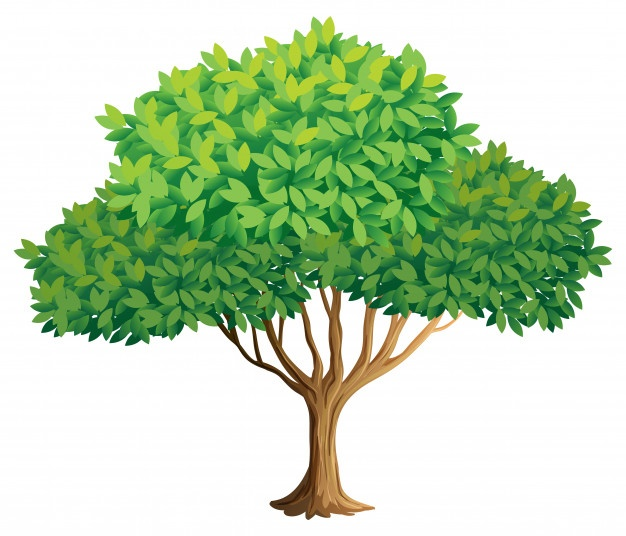
#> input picture arbol.jpg, 626 x 536 px
$ python Ejercicio8_HUGO_SOSA.py
#> lines starting #> are read from the running program, lines starting #| are printed output that depends on the picture
## EJERCICIO 8
## HUGO SOSA
## LU 205/07.

import matplotlib.pyplot as plt
import numpy as np
from numpy import linalg as npl
import imageio as img
from tqdm import tqdm

A = np.array([[1,2,3],[4,5,6]])
def recons_svd(A):
    U,s,V = npl.svd(A)
    S = np.zeros((A.shape[0], A.shape[1]))
    S[:len(s), :len(s)] = np.diag(s)
    A_ = np.dot(U,np.dot(S,V))
    return(A_)

A_=recons_svd(A)
print(np.mean(A_-A))

image = img.imread('arbol.jpg',format='jpg')
#> image is the input picture: shape (536, 626, 3); mean R, G, B 188.6, 212.6, 177.8
def a_grises(image,r,g):
#> called with r = 0.333, g = 0.333
    R = image[:,:,0] # Matriz de rojos
    G = image[:,:,1] # Matriz de grises
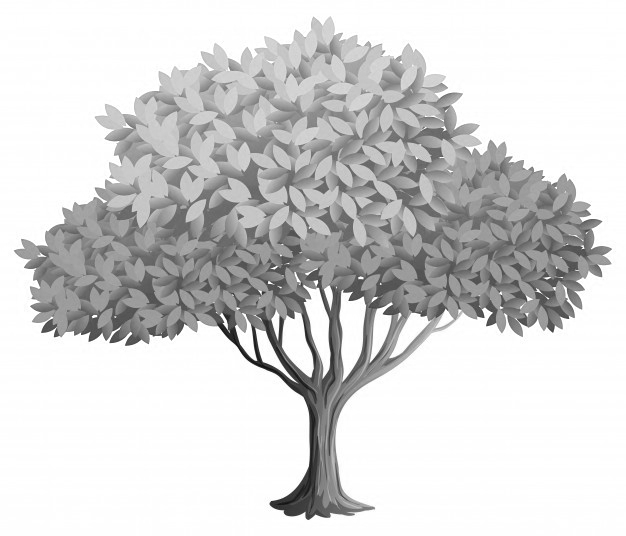
#> G: shape (536, 626); min 15, max 255, mean 212.6
    B = image[:,:,2] # Matriz de azules
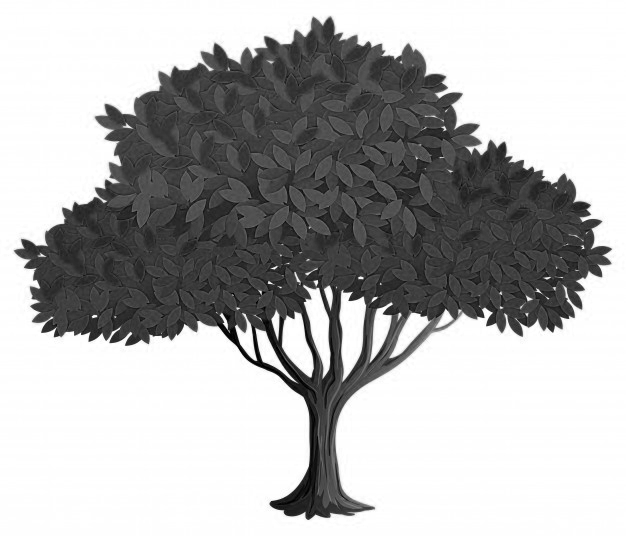
#> B: shape (536, 626); min 0, max 255, mean 177.8
    gris = 1/3*(r*R+g*G+(1-(g+r))*B)
    return(gris)

plt.figure(1)
plt.title('Imagen Original')
plt.imshow(image)

r=g=1/3
imagen_gris=a_grises(image,r,g)
plt.figure(2)
plt.title(r'Escala de grises con r=%1.2f, g=%1.2f y b=%1.2f'%(r,g,1-(r+g)))
plt.imshow(imagen_gris,cmap='gray',vmin=0,vmax=255)
plt.savefig('ejemplo1_en_escala_de_grises.jpg')

r=0.3
g=0.59
imagen_gris=a_grises(image,r,g)
#> call 2 of a_grises, with r = 0.3, g = 0.59
#> in a_grises (call 2), `gris = 1/3*(r*R+g*G+(1-(g+r))*B)`:
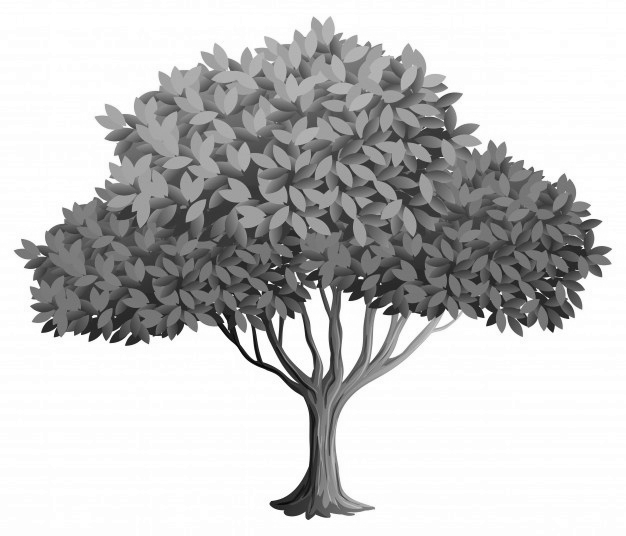
#> gris: shape (536, 626) float64; min 5.75, max 85, mean 67.2; drawn with min black and max white
plt.figure(3)
plt.title(r'Escala de grises con r=%1.2f, g=%1.2f y b=%1.2f'%(r,g,1-(r+g)))
plt.imshow(imagen_gris,cmap='gray',vmin=0,vmax=255)
plt.savefig('ejemplo2_en_escala_de_grises.jpg')

r=g=1/3
imagen_gris=a_grises(image,r,g)
imagen_gris_SVD=recons_svd(imagen_gris)
#> in recons_svd (call 2), `U,s,V = npl.svd(A)`:
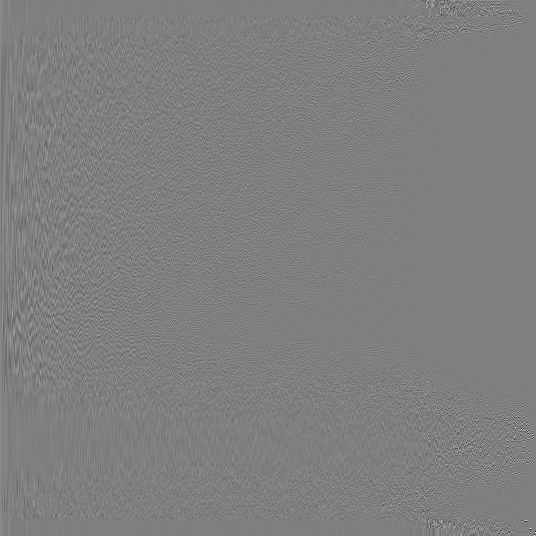
#> U: shape (536, 536) float64; min -0.707, max 0.707, mean 7.23e-05; drawn with min black and max white
#> in recons_svd (call 2), `U,s,V = npl.svd(A)`:
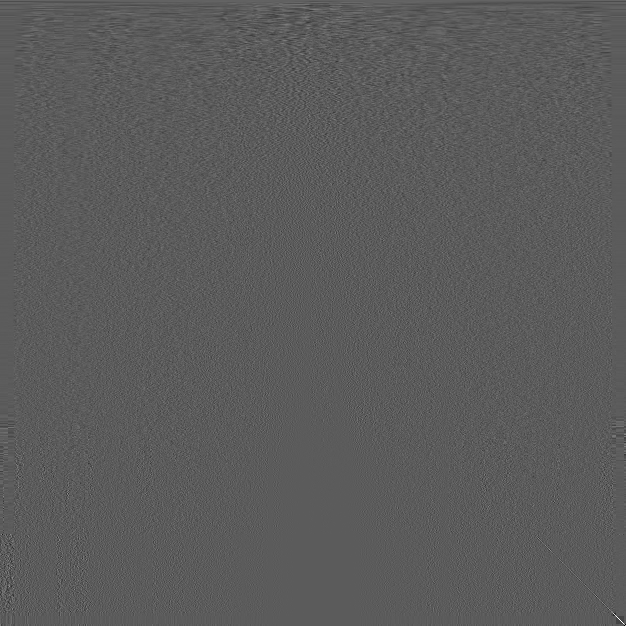
#> V: shape (626, 626) float64; min -0.492, max 0.876, mean 7.36e-05; drawn with min black and max white
#> in recons_svd (call 2), `U,s,V = npl.svd(A)`: s = 536 values, max 39056.5 at index 0, min 3.87e-12 at index 534, mean 209.5
plt.figure(4)
plt.title(r'Equivalente SVD en gris (r=%1.2f, g=%1.2f y b=%1.2f)'%(r,g,1-(r+g)))
plt.imshow(imagen_gris,cmap='gray',vmin=0,vmax=255)
plt.savefig('ejemplo3_en_escala_de_grises.jpg')

#no hay diferencia visible entre la reconstruccion SVD y la imagen original en gris con ponderado uniforme

def reduce_svd(A,p):
#> called with p = 0.9
    U,s,V = npl.svd(A)
    n_elementos = int(p*len(s))
#> n_elementos = 482
    s[-n_elementos:] = 0
    S = np.zeros((A.shape[0], A.shape[1]))
    S[:len(s), :len(s)] = np.diag(s)
    A_ = np.dot(U,np.dot(S,V))
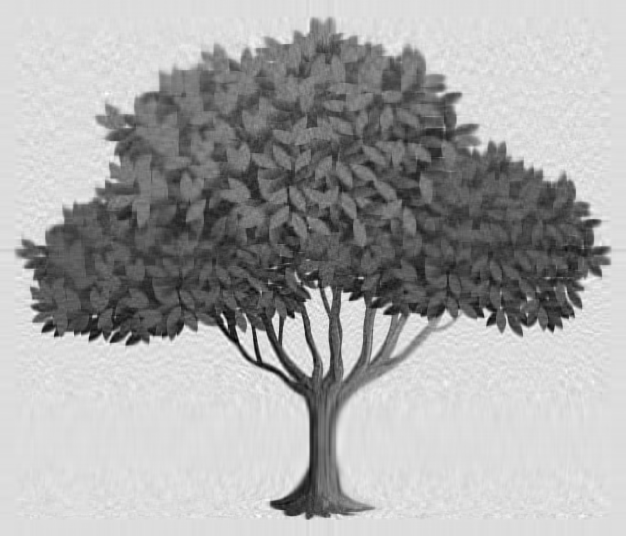
#> A_: shape (536, 626) float64; min -1.25, max 97.97, mean 64.3; drawn with min black and max white
    return(A_)

r=g=1/3
imagen_gris=a_grises(image,r,g)
redu=0.9
imagen_reducSVD=reduce_svd(imagen_gris,redu)
plt.figure(5)
plt.title(r'Reconstruccion SVD %1.2f%% en gris (r=%1.2f, g=%1.2f y b=%1.2f)'%((1-redu)*100,r,g,1-(r+g)))
plt.imshow(imagen_gris,cmap='gray',vmin=0,vmax=255)
plt.savefig('ejemplo4_en_escala_de_grises.jpg')

error = []
p_=np.arange(0.01,1+0.01,0.01)
pbar = tqdm(total=len(p_), desc='Calculando error por reduccion SVD: ')
for p in p_:
    image_ = reduce_svd(imagen_gris,p)
    error.append(np.mean(np.abs(image_-imagen_gris))/np.mean(imagen_gris))
    pbar.update(1)
#> this loop made 100 passes
#> n_elementos in reduce_svd on passes 1 to 12: 5, 10, 16, 21, 26, 32, 37, 42, 48, 53, 58, 64
#> after the loop, error = 100 values from 1.86e-08 to 1
pbar.close()

plt.figure(6)
plt.plot(p_,np.array(error))
plt.title('Error entre la imagen original y la reduccion por SVD')
plt.xlabel('Reduccion [%]')
plt.ylabel('Error relativo')
plt.savefig('Error_reducSVD.jpg')
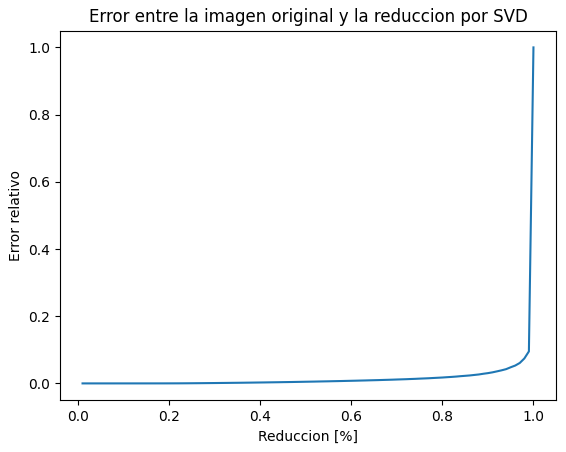
#> figure drawn by matplotlib, 1 panel; curve peaks at x = 1, y = 1
plt.show()
